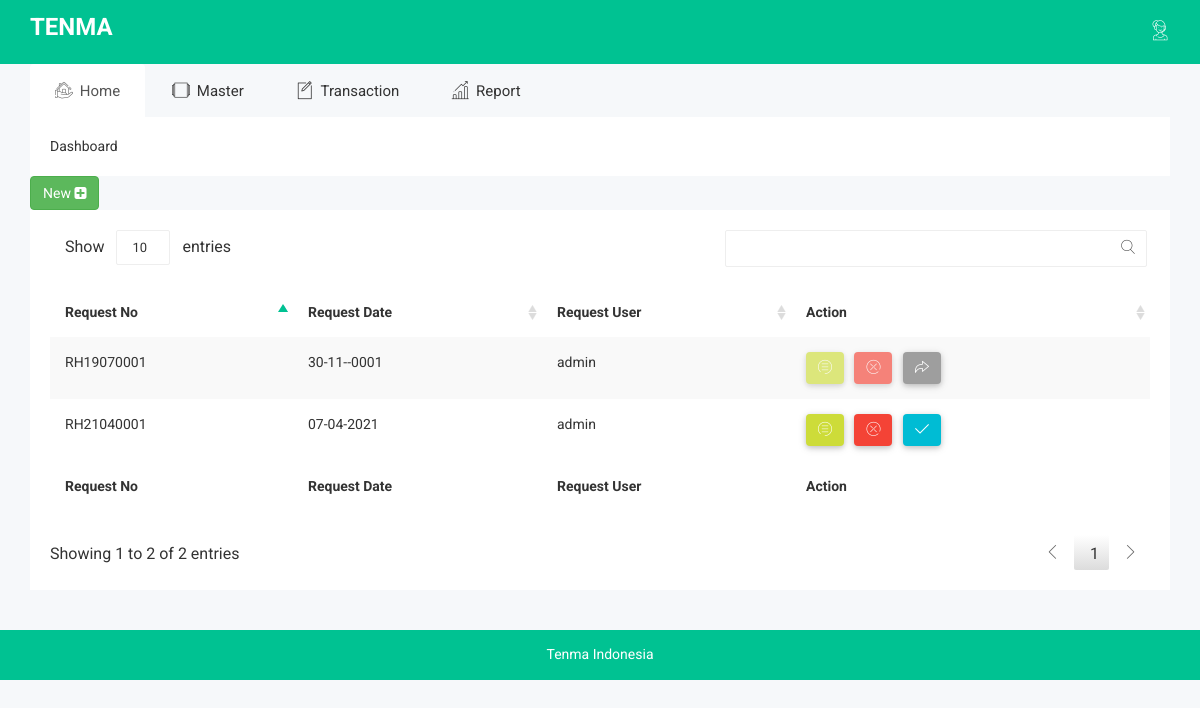
The app's page /index.php?page=request (signed in) with its own data.
### tables this page shows
CREATE TABLE `request_h` (
  `id` int(11) NOT NULL AUTO_INCREMENT,
  `req_h` varchar(20) NOT NULL,
  `date` date DEFAULT NULL,
  `date_create` datetime DEFAULT NULL,
  `user` varchar(20) DEFAULT NULL,
  `flag` int(11) DEFAULT NULL,
  `id_dept` varchar(20) DEFAULT NULL,
  PRIMARY KEY (`id`)
);

### views/req_list.php (the view, shortened to what this page needs)
<div class="form-element-area">
    <div class="container">
        <div class="row animated zoomIn">
            <div class="data-table-area">
                <div class="container">
                    <div class="row">
                        <div class="col-lg-12 col-md-12 col-sm-12 col-xs-12">
                            <form action="models/add_req.php" method="POST">
                                <table>
                                    <th>
                                        <button type="submit" name="add" class="btn btn-success" onclick="return confirm('Add data?')">
                                            New <i class="fa fa-plus-square"></i></button>
                                    </th>
                                </table>
                            </form>
                        </div>
                        <div class="col-lg-12 col-md-12 col-sm-12 col-xs-12">
                            <div class="data-table-list">
                                <div class="table-responsive">
                                    <table id="data-table-basic" class="table table-striped">
                                        <thead>
                                            <tr>
                                                <th>Request No</th>
                                                <th>Request Date</th>
                                                <th>Request User</th>
                                                <th>Action</th>
                                            </tr>
                                        </thead>
                                        <tbody>
                                            <?php
                                            $sql = mysqli_query($koneksi, "SELECT * FROM request_h");
                                            while ($data = mysqli_fetch_array($sql)) {
                                            ?>
                                                <tr>
                                                    <td><?php echo $data['req_h']; ?></td>
                                                    <td><?php echo date('d-m-Y',strtotime($data['date_create'])); ?></td>
                                                    <td><?php echo $data['user']; ?></td>
                                                    <?php if ($data['flag'] == 0) {
                                                    ?>
                                                        <td><a href="index.php?page=req_edit&id=<?php echo $data['req_h']; ?>" onclick="return confirm('edit data?')">
                                                                <button data-toggle="tooltip" data-placement="left" title="Edit Data" class="btn btn-lime lime-icon-notika btn-reco-mg btn-button-mg"><i class="notika-icon notika-menus"></i></button></a>
                                                            <a href="models/hapus_req_h.php?id=<?php echo $data['req_h']; ?>" onclick="return confirm('delete data?')">
                                                                <button href data-toggle="tooltip" data-placement="left" title="Delete Data" class="btn btn-danger danger-icon-notika btn-reco-mg btn-button-mg"><i class="notika-icon notika-close"></i></button></a>
                                                            <?php if (@$_SESSION['level'] == 'admin') { ?>
                                                                <a href="models/req_app.php?id=<?php echo $data['req_h']; ?>" onclick="return confirm('Aprove data?')">
                                                                    <button href data-toggle="tooltip" data-placement="left" title="Approve Data" class="btn btn-info info-icon-notika btn-reco-mg btn-button-mg"><i class="notika-icon notika-checked"></i></button></a><?php } ?>
                                                        </td>
                                                    <?php
                                                    } else {
                                                    ?>
                                                        <td>
                                                            <button data-toggle="tooltip" data-placement="left" title="Edit Data" class="btn btn-lime lime-icon-notika btn-reco-mg btn-button-mg" disabled><i class="notika-icon notika-menus"></i></button></a>
                                                            <button href data-toggle="tooltip" data-placement="left" title="Delete Data" class="btn btn-danger danger-icon-notika btn-reco-mg btn-button-mg" disabled><i class="notika-icon notika-close"></i></button></a>
                                                            <?php if (@$_SESSION['level'] == 'admin') { ?>
                                                                <a href="models/req_app.php?kode=<?php echo $data['req_h']; ?>" onclick="return confirm('Aprove data?')">
                                                                    <button href data-toggle="tooltip" data-placement="left" title="Cancel Approve" class="btn btn-gray gray-icon-notika btn-reco-mg btn-button-mg"><i class="notika-icon notika-next"></i></button></a>
                                                            <?php } ?>
                                                        </td>
                                                    <?php } ?>
                                                </tr>
                                            <?php
                                            }
                                            ?>
                                        </tbody>
                                        <tfoot>
                                            <tr>
                                                <th>Request No</th>
                                                <th>Request Date</th>
                                                <th>Request User</th>
                                                <th>Action</th>
                                            </tr>
                                        </tfoot>
                                    </table>
                                </div>
                            </div>
                        </div>
                    </div>
                </div>
            </div>
        </div>
    </div>
</div>

### assets/css/themesaller-forms.css (style rules this page uses)
html, body { border: 0; margin: 0; padding: 0; font-size: 100%; vertical-align: baseline; font: inherit; }
body { margin: 0; padding: 0; background:url(../images/body_bg.jpg) no-repeat center top; }

### assets/css/wave/button.css (style rules this page uses)
.btn-info.notika-btn-info, .btn-info.info-icon-notika { background-color: #00BCD4; }
.btn-danger.notika-btn-danger, .btn-danger.danger-icon-notika { background-color: #F44336 !important; }
.notika-btn-lime, .btn-lime.lime-icon-notika { background:#CDDC39; }
.notika-btn-gray, .btn-gray.gray-icon-notika { background:#9E9E9E; }
.btn-primary.primary-icon-notika, .btn-info.info-icon-notika, .btn-success.success-icon-notika, .btn-warning.warning-icon-notika, .btn-danger.danger-icon-notika, .btn-teal.teal-icon-notika, .btn-orange.orange-icon-notika, .btn-cyan.cyan-icon-notika, .btn-lightgreen.lightgreen-icon-notika, .btn-lime.lime-icon-notika, .btn-amber.amber-icon-notika, .btn-gray.gray-icon-notika, .btn-lightblue.lightblue-icon-notika, .btn-deeporange.deeporange-icon-notika { border:none; outline:none !important; box-shadow: 0 2px 5px rgba(0,0,0,.16), 0 2px 10px rgba(0,0,0,.12); margin-bottom:10px; font-size:14px; color:#fff; }
.btn-reco-mg { margin-bottom:0px !important; }

### assets/css/main.css (style rules this page uses)
html { color: #222; font-size: 1em; line-height: 1.4; }

### assets/js/DataTables/datatables.css (style rules this page uses)
table.dataTable { width: 100%; margin: 0 auto; clear: both; border-collapse: separate; border-spacing: 0; }
table.dataTable thead th, table.dataTable tfoot th { font-weight: bold; }
table.dataTable thead th, table.dataTable thead td { padding: 10px 18px; border-bottom: 1px solid #111; }
table.dataTable tfoot th, table.dataTable tfoot td { padding: 10px 18px 6px 18px; border-top: 1px solid #111; }
table.dataTable thead .sorting, table.dataTable thead .sorting_asc, table.dataTable thead .sorting_desc, table.dataTable thead .sorting_asc_disabled, table.dataTable thead .sorting_desc_disabled { cursor: pointer; *cursor: hand; background-repeat: no-repeat; background-position: center right; }
table.dataTable thead .sorting { background-image: url("DataTables-1.10.18/images/sort_both.png"); }
table.dataTable thead .sorting_asc { background-image: url("DataTables-1.10.18/images/sort_asc.png"); }
table.dataTable tbody tr { background-color: #ffffff; }
table.dataTable tbody th, table.dataTable tbody td { padding: 8px 10px; }
table.dataTable, table.dataTable th, table.dataTable td { box-sizing: content-box; }

### records on screen
request_h: req_h "RH19070001", date_create "30-11--0001", user "admin"
request_h: req_h "RH21040001", date_create "07-04-2021", user "admin"
